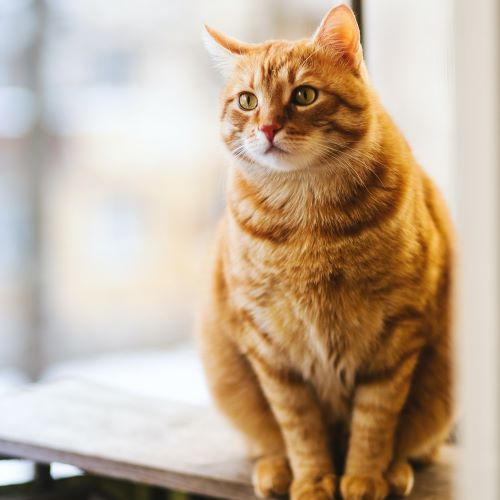
#> input picture practice/cat.jpg, 500 x 500 px
$ python masking.py
#> lines starting #> are read from the running program, lines starting #| are printed output that depends on the picture; after the words box and inside, x2 and y2 are one past the last pixel; in counts of white or black regions, pixels touching at a corner belong together
import cv2 as cv
import numpy as np

img=cv.imread('cat.jpg')
#> img is the input picture: shape (500, 500, 3); mean B, G, R 151.1, 173.1, 193.6
blank=np.zeros(img.shape[:2],dtype='uint8')
circ=cv.circle(blank.copy(),(img.shape[1]//2,img.shape[0]//2),200,255,-1)
rect=cv.rectangle(blank.copy(),(30,30),(370,370),255,-1)
bit_and=cv.bitwise_and(circ,rect)
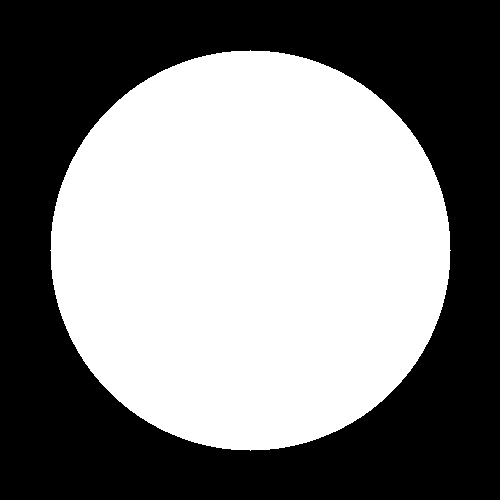
#> circ: shape (500, 500); 50.3% white; 1 black region, box (x1, y1, x2, y2) and area: (0, 0, 500, 500) 124371
masked_img=cv.bitwise_and(img,img,mask=bit_and)
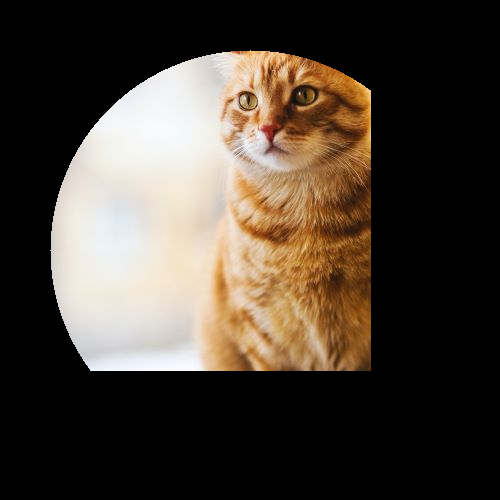
#> masked_img: shape (500, 500, 3); mean B, G, R 54.3, 64.1, 73.6
cv.imshow('Mask img',masked_img)
cv.waitKey(0)

$ run again, with practice/nature.jpg copied over practice/cat.jpg
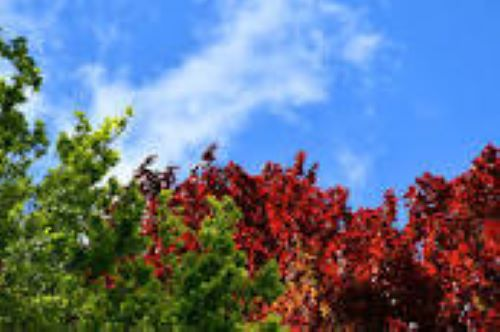
#> input picture practice/nature.jpg, 500 x 332 px
#> img is the input picture: shape (332, 500, 3); mean B, G, R 137.6, 115.3, 100.6
#> `bit_and=cv.bitwise_and(circ,rect)`:
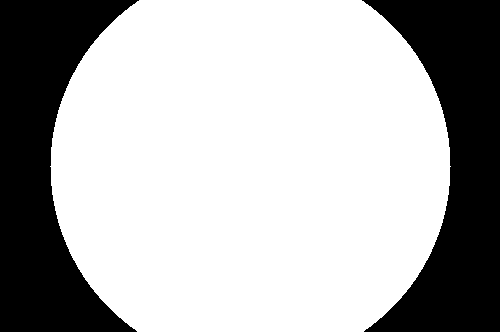
#> circ: shape (332, 500); 69.5% white; 2 black regions, box (x1, y1, x2, y2) and area: (0, 0, 139, 332) 25495, (362, 0, 500, 332) 25163
#> `masked_img=cv.bitwise_and(img,img,mask=bit_and)`:
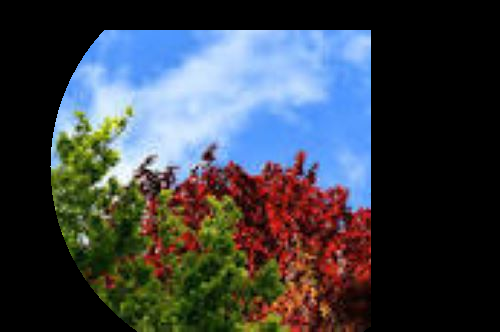
#> masked_img: shape (332, 500, 3); mean B, G, R 70.7, 64.3, 59.6
